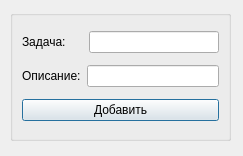
<?xml version="1.0" encoding="UTF-8"?>
<ui version="4.0">
 <class>Task</class>
 <widget class="QDialog" name="Task">
  <property name="geometry">
   <rect>
    <x>0</x>
    <y>0</y>
    <width>243</width>
    <height>156</height>
   </rect>
  </property>
  <property name="windowTitle">
   <string>Dialog</string>
  </property>
  <property name="styleSheet">
   <string notr="true"/>
  </property>
  <widget class="QGroupBox" name="groupBox">
   <property name="geometry">
    <rect>
     <x>10</x>
     <y>10</y>
     <width>221</width>
     <height>131</height>
    </rect>
   </property>
   <property name="sizePolicy">
    <sizepolicy hsizetype="Preferred" vsizetype="Preferred">
     <horstretch>0</horstretch>
     <verstretch>0</verstretch>
    </sizepolicy>
   </property>
   <property name="styleSheet">
    <string notr="true"/>
   </property>
   <property name="title">
    <string/>
   </property>
   <layout class="QVBoxLayout" name="verticalLayout">
    <item>
     <layout class="QHBoxLayout" name="horizontalLayout">
      <item>
       <widget class="QLabel" name="label">
        <property name="styleSheet">
         <string notr="true"/>
        </property>
        <property name="text">
         <string>Задача:     </string>
        </property>
       </widget>
      </item>
      <item>
       <widget class="QLineEdit" name="lineEdit">
        <property name="styleSheet">
         <string notr="true"/>
        </property>
       </widget>
      </item>
     </layout>
    </item>
    <item>
     <layout class="QHBoxLayout" name="horizontalLayout_2">
      <item>
       <widget class="QLabel" name="label_2">
        <property name="styleSheet">
         <string notr="true"/>
        </property>
        <property name="text">
         <string>Описание:</string>
        </property>
       </widget>
      </item>
      <item>
       <widget class="QLineEdit" name="lineEdit_2">
        <property name="styleSheet">
         <string notr="true"/>
        </property>
       </widget>
      </item>
     </layout>
    </item>
    <item>
     <widget class="QPushButton" name="pushButton">
      <property name="styleSheet">
       <string notr="true"/>
      </property>
      <property name="text">
       <string>Добавить</string>
      </property>
     </widget>
    </item>
   </layout>
  </widget>
 </widget>
 <resources/>
 <connections/>
</ui>
